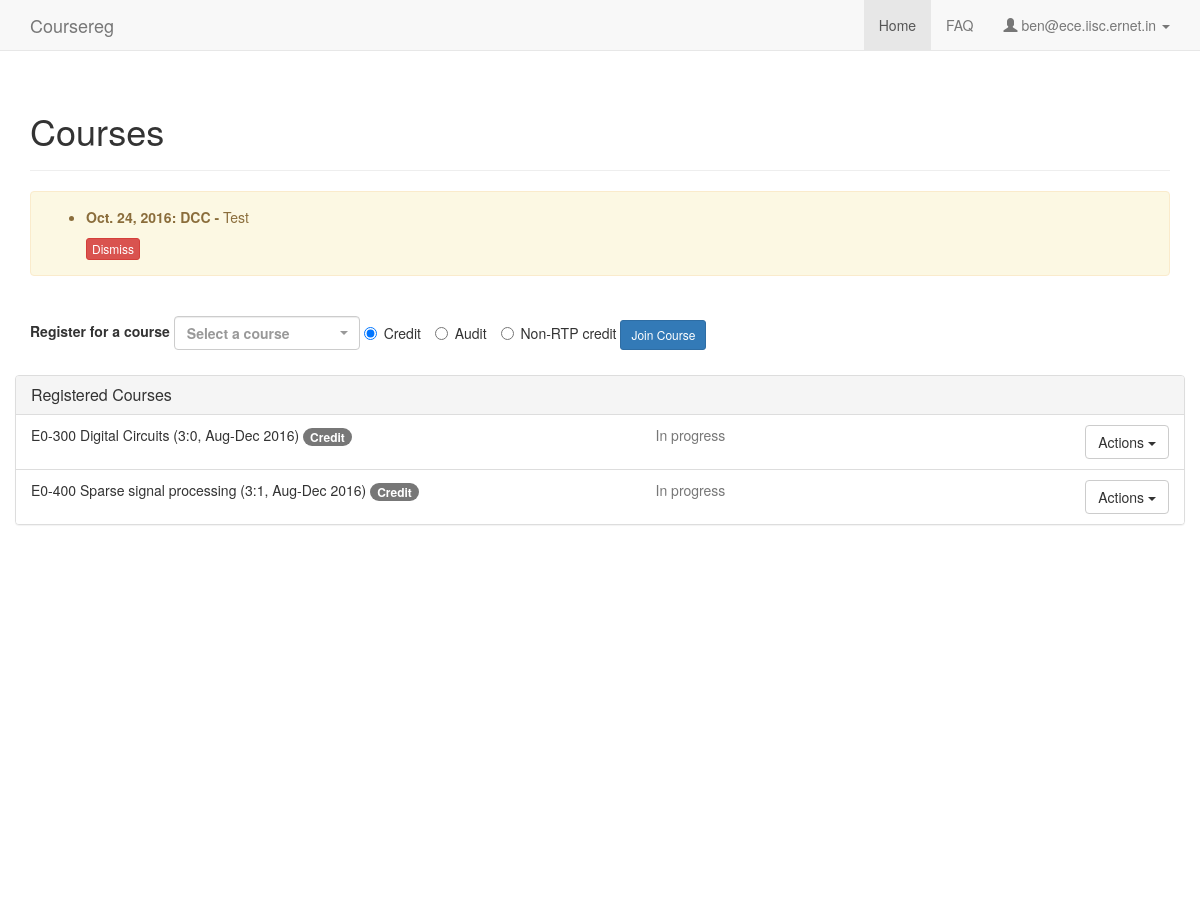
The app's page / (signed in), older data.
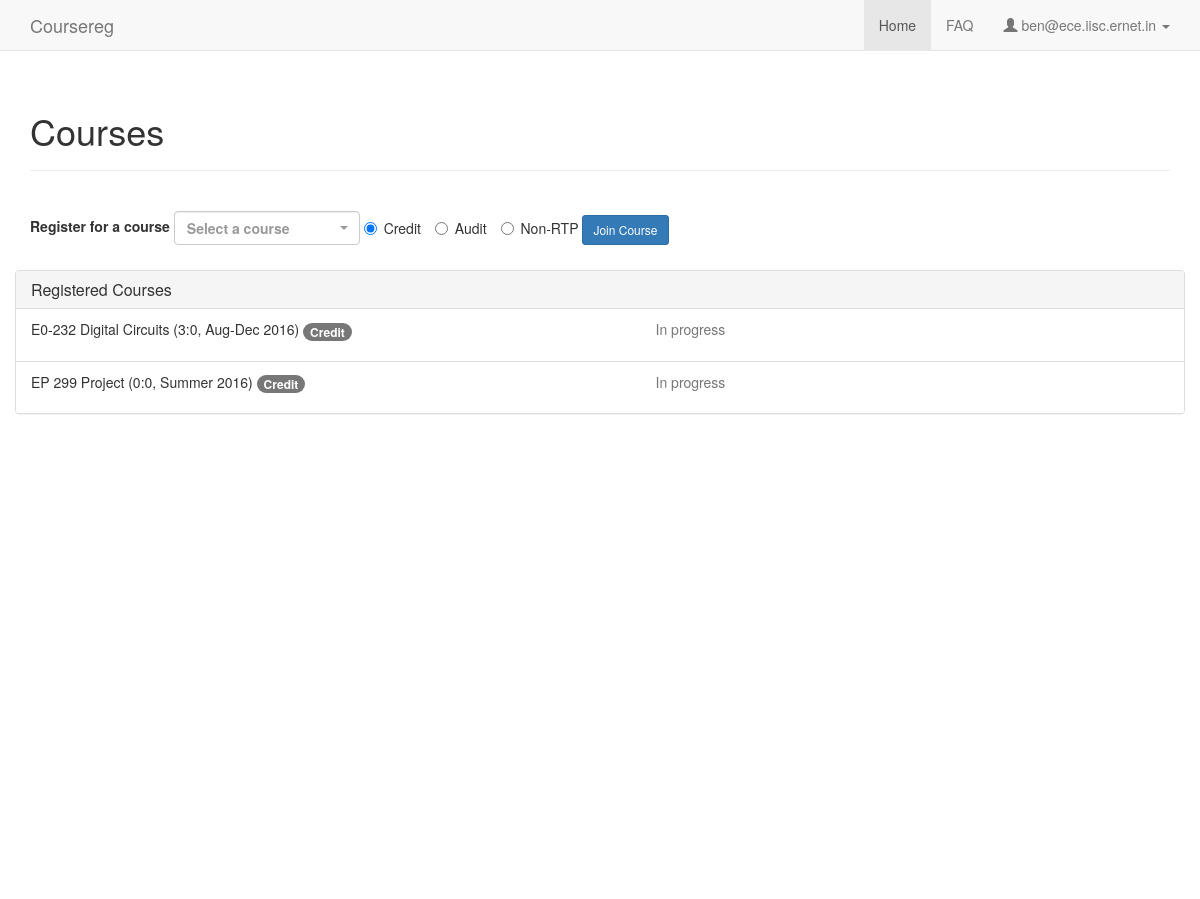
The same page, newer data.
### coursereg/models.py (models this page shows, shortened)
class Notification(models.Model):
    ORIGIN_ADVISER = 0
    ORIGIN_INSTRUCTOR = 1
    ORIGIN_DCC = 2
    ORIGIN_OTHER = 3
    ORIGIN_STUDENT = 4
    ORIGIN_CHOICES = (
        (ORIGIN_ADVISER, 'Adviser'),
        (ORIGIN_INSTRUCTOR, 'Instructor'),
        (ORIGIN_DCC, 'DCC'),
        (ORIGIN_OTHER, 'Other'),
        (ORIGIN_STUDENT, 'Student')
    )
    user = models.ForeignKey(User, on_delete=models.CASCADE)
    origin = models.IntegerField(default=ORIGIN_DCC, choices=ORIGIN_CHOICES)
    message = models.TextField()
    is_student_acknowledged = models.BooleanField(default=False)
    is_adviser_acknowledged = models.BooleanField(default=False)
    is_dcc_acknowledged = models.BooleanField(default=False)
    created_at = models.DateField(auto_now_add=True)

class RegistrationType(models.Model):
    name = models.CharField(max_length=100)
    should_count_towards_cgpa = models.BooleanField(default=True)
    is_active = models.BooleanField(default=True)
    def __unicode__(self):
        return self.name

class Participant(models.Model):
    PARTICIPANT_STUDENT = 0
    PARTICIPANT_INSTRUCTOR = 1
    PARTICIPANT_TA = 2
    PARTICIPANT_CHOICES = (
        (PARTICIPANT_STUDENT, 'Student'),
        (PARTICIPANT_INSTRUCTOR, 'Instructor'),
        (PARTICIPANT_TA, 'TA'),
    )
    user = models.ForeignKey('User', on_delete=models.CASCADE)
    course = models.ForeignKey('Course', on_delete=models.CASCADE)
    participant_type = models.IntegerField(default=PARTICIPANT_INSTRUCTOR, choices=PARTICIPANT_CHOICES)
    registration_type = models.ForeignKey('RegistrationType', null=True, blank=True, on_delete=models.CASCADE)
    is_drop = models.BooleanField(default=False)
    grade = models.ForeignKey('Grade', on_delete=models.CASCADE, blank=True, null=True)
    should_count_towards_cgpa = models.BooleanField(default=True)
    lock_from_student = models.BooleanField(default=False)
    is_adviser_reviewed = models.BooleanField(default=False)
    is_instructor_reviewed = models.BooleanField(default=False)
    created_at = models.DateTimeField(auto_now_add=True)
    updated_at = models.DateTimeField(auto_now=True)
    def get_status_desc(self):
        if self.is_drop:
            return 'Dropped this course'
        if self.grade == None:
            if self.user.is_dcc_review_pending:
                return 'In progress'
            else:
                return 'Registered'
        else:
            return self.grade
    def get_reg_type_desc(self):
        if self.is_drop:
            return 'Drop'
        else:
            return self.registration_type

class Course(models.Model):
    num = models.CharField(max_length=100)
    title = models.CharField(max_length=200)
    department = models.ForeignKey(Department, on_delete=models.CASCADE)
    term = models.ForeignKey(Term)
    credits = models.CharField(max_length=100, default='', verbose_name="Credits (ex: 3:0)")
    should_count_towards_cgpa = models.BooleanField(default=True)
    created_at = models.DateTimeField(auto_now_add=True)
    updated_at = models.DateTimeField(auto_now=True)
    timings = models.CharField(max_length=100, null=True, blank=True)
    description = models.TextField(null=True, blank=True)
    def is_last_cancellation_date_passed(self):
        return timezone.now() > self.term.last_cancellation_date
    def is_last_conversion_date_passed(self):
        return timezone.now() > self.term.last_conversion_date
    def is_last_drop_date_passed(self):
        return timezone.now() > self.term.last_drop_date
    def __unicode__(self):
        return self.num + ' ' + self.title + ' (%s, %s)' % (self.credits, self.term)

class Term(models.Model):
    name = models.CharField(max_length=100)
    year = models.CharField(max_length=4)
    start_reg_date = models.DateTimeField(default=timezone.now)
    last_reg_date = models.DateTimeField(default=timezone.now)
    last_adviser_approval_date = models.DateTimeField(default=timezone.now)
    last_instructor_approval_date = models.DateTimeField(default=timezone.now)
    last_cancellation_date = models.DateTimeField(default=timezone.now)
    last_conversion_date = models.DateTimeField(default=timezone.now)
    last_drop_date = models.DateTimeField(default=timezone.now)
    last_grade_date = models.DateTimeField(default=timezone.now)
    is_active = models.BooleanField(default=True)
    def __unicode__(self):
        return '%s %s' % (self.name, self.year)

class User(AbstractBaseUser, PermissionsMixin):
    USER_TYPE_STUDENT = 0
    USER_TYPE_FACULTY = 1
    USER_TYPE_DCC = 2
    USER_TYPE_OTHER = 3
    USER_TYPE_CHOICES = (
        (USER_TYPE_STUDENT, "Student"),
        (USER_TYPE_FACULTY, "Faculty"),
        (USER_TYPE_DCC, "DCC"),
        (USER_TYPE_OTHER, "Other"),
    )
    email = models.EmailField(max_length=254, unique=True)
    full_name = models.CharField(max_length=250)
    user_type = models.IntegerField(default=USER_TYPE_OTHER, choices=USER_TYPE_CHOICES)
    adviser = models.ForeignKey('self', null=True, blank=True, on_delete=models.CASCADE, limit_choices_to={'user_type': USER_TYPE_FACULTY})
    degree = models.ForeignKey(Degree, on_delete=models.CASCADE, null=True, blank=True)
    department = models.ForeignKey(Department, on_delete=models.CASCADE, null=True)
    date_joined = models.DateTimeField(default=timezone.now)
    sr_no = models.CharField(max_length=200, default='-')
    telephone = models.CharField(max_length=100, default='', blank=True)
    is_dcc_review_pending = models.BooleanField(default=False)
    is_dcc_sent_notification = models.BooleanField(default=False)
    is_staff = models.BooleanField(default=False)
    is_active = models.BooleanField(default=True)
    objects = CustomUserManager()
    USERNAME_FIELD = 'email'
    REQUIRED_FIELDS = []

### coursereg/views/common.py (the view)
# urls.py: url(r'^$', views.common.index, name='index'),
@login_required
def index(request):
    if request.user.is_superuser:
        return redirect('admin:index')
    elif request.user.user_type == models.User.USER_TYPE_STUDENT:
        return student.index(request)
    elif request.user.user_type == models.User.USER_TYPE_FACULTY:
        return redirect('coursereg:adviser')
    elif request.user.user_type == models.User.USER_TYPE_DCC:
        return redirect('coursereg:dcc_report')
    else:
        messages.error(request, "User type not recognized.")
        return redirect('coursereg:fatal')

### coursereg/templates/coursereg/student.html (shortened to what the changed rows need)
{% extends "coursereg/base.html" %}
{% block body %}
<div class="container" id="maincontainer">
    <div class="row">
        <div class="col-md-12">
            <div class="page-header">
                <h1>Courses</h1>
            </div>
        </div>
    </div>
    {% if notifications %}
    <div class="row">
        <div class="col-md-12">
            <div class="alert alert-warning">
                <ul>
                {% for date, origin, message in notifications %}
                <li>
                    <strong>
                        {{ date }}: {{ origin }} -
                    </strong>
                    {{ message }}
                </li>
                {% endfor %}
                </ul>
                <div id="dismiss">
                    <form action="{% url 'coursereg:notifications_dismiss' %}" method="post">
                        <button type="submit" class="btn btn-danger btn-xs">Dismiss</button>
                    </form>
                </div>
            </div>
        </div>
    </div>
    {% endif %}
    <div class="row top-buffer-1">
        <div class="col-md-12">
            <form class="form-inline" method="post" action="{% url 'coursereg:participants_create' %}">
                <div class="form-group">
                    <label for="id_label_single">
                        Register for a course
                    </label>
                    {% for reg_type in reg_types %}
                    <label class="radio-inline">
                        {% if forloop.counter0 == 0 %}
                        <input type="radio" name="reg_type" value="{{ reg_type.id }}" checked>{{ reg_type }}
                        {% else %}
                        <input type="radio" name="reg_type" value="{{ reg_type.id }}">{{ reg_type }}
                        {% endif %}
                    </label>
                    {% endfor %}
                </div>
            </form>
        </div>
    </div>
    <div class="row top-buffer-1">
        <div class="panel panel-default">
            <ul class="list-group">
                {% for participant in participants %}
                <li class="list-group-item">
                    <div class="row">
                        <div class="col-md-11 col-xs-10">
                            <div class="row">
                                <div class="col-md-7 col-xs-12">
                                    {% if participant.should_count_towards_cgpa %}
                                    <p title="Timings: {{participant.course.timings}}">
                                    {% else %}
                                    <p title="Timings: {{participant.course.timings}}" class="text-muted">
                                    {% endif %}
                                        {{ participant.course }} <span class="badge">{{ participant.get_reg_type_desc }}</span>
                                    </p>
                                </div>
                                <div class="col-md-5 col-xs-12">
                                    <p class="text-muted">
                                        {{ participant.get_status_desc }}
                                    </p>
                                </div>
                            </div>
                        </div>
                        <div class="col-md-1 col-xs-2">
                            <div title="Options" class="pull-right">
                                {% if not participant.course.is_last_drop_date_passed %}
                                <div class="dropdown">
                                    <button class="btn btn-default dropdown-toggle hidden-xs" type="button" data-toggle="dropdown" aria-haspopup="true" aria-expanded="true">
                                        Actions
                                        <span class="caret"></span>
                                    </button>
                                </div>
                                {% endif %}
                            </div>
                        </div>
                    </div>
                </li>
                {% endfor %}
            </ul>
        </div>
    </div>
</div>
{% endblock %}
{% block head %}
{% load staticfiles %}
<link href="{% static 'coursereg/css/select2.min.css' %}" rel="stylesheet">
<link href="{% static 'coursereg/css/select2-bootstrap.min.css' %}" rel="stylesheet">
{% endblock %}
{% block script %}
{% load staticfiles %}
{% endblock %}

Row changes from the older to the newer data that the page shows:
removed Notification: notifications "Oct. 24, 2016", notifications "Test"
removed Participant: course "E0-300 Digital Circuits (3:0, Aug-Dec 2016)", get_reg_type_desc "Credit", get_status_desc "In progress"
removed Participant: course "E0-400 Sparse signal processing (3:1, Aug-Dec 2016)", get_reg_type_desc "Credit", get_status_desc "In progress"
changed RegistrationType: reg_type "☐ Non-RTP credit" → "☐ Non-RTP"; name "Non-RTP credit" → "Non-RTP"
now on this page (row edited): Participant: course "E0-232 Digital Circuits (3:0, Aug-Dec 2016)", get_reg_type_desc "Credit", get_status_desc "In progress"
now on this page (row edited): Participant: course "EP 299 Project (0:0, Summer 2016)", get_reg_type_desc "Credit", get_status_desc "In progress"
Text that changed along with them:
list line gone: ": DCC -"
text no longer shown: "Dismiss"
